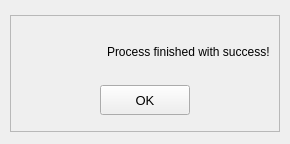
<?xml version="1.0" encoding="UTF-8"?>
<ui version="4.0">
 <class>Form</class>
 <widget class="QWidget" name="Form">
  <property name="geometry">
   <rect>
    <x>0</x>
    <y>0</y>
    <width>290</width>
    <height>144</height>
   </rect>
  </property>
  <property name="windowTitle">
   <string>Form</string>
  </property>
  <widget class="QFrame" name="frame">
   <property name="geometry">
    <rect>
     <x>10</x>
     <y>15</y>
     <width>270</width>
     <height>117</height>
    </rect>
   </property>
   <property name="frameShape">
    <enum>QFrame::StyledPanel</enum>
   </property>
   <property name="frameShadow">
    <enum>QFrame::Raised</enum>
   </property>
   <layout class="QGridLayout" name="gridLayout_2">
    <item row="0" column="0">
     <layout class="QGridLayout" name="gridLayout">
      <item row="1" column="0">
       <layout class="QHBoxLayout" name="horizontalLayout_2">
        <item>
         <spacer name="horizontalSpacer_2">
          <property name="orientation">
           <enum>Qt::Horizontal</enum>
          </property>
          <property name="sizeHint" stdset="0">
           <size>
            <width>40</width>
            <height>20</height>
           </size>
          </property>
         </spacer>
        </item>
        <item>
         <widget class="QPushButton" name="pushButton">
          <property name="minimumSize">
           <size>
            <width>90</width>
            <height>30</height>
           </size>
          </property>
          <property name="font">
           <font>
            <pointsize>10</pointsize>
           </font>
          </property>
          <property name="text">
           <string>OK</string>
          </property>
         </widget>
        </item>
        <item>
         <spacer name="horizontalSpacer">
          <property name="orientation">
           <enum>Qt::Horizontal</enum>
          </property>
          <property name="sizeHint" stdset="0">
           <size>
            <width>40</width>
            <height>20</height>
           </size>
          </property>
         </spacer>
        </item>
       </layout>
      </item>
      <item row="0" column="0">
       <layout class="QHBoxLayout" name="horizontalLayout">
        <item>
         <widget class="QLabel" name="label_2">
          <property name="text">
           <string>&lt;html&gt;&lt;head/&gt;&lt;body&gt;&lt;p&gt;&lt;img src=&quot;../images/check.png&quot;/&gt;&lt;/p&gt;&lt;/body&gt;&lt;/html&gt;</string>
          </property>
         </widget>
        </item>
        <item>
         <widget class="QLabel" name="label">
          <property name="text">
           <string>Process finished with success!</string>
          </property>
         </widget>
        </item>
       </layout>
      </item>
      <item row="2" column="0">
       <widget class="PyDMShellCommand" name="Shell_clean_PVs">
        <property name="maximumSize">
         <size>
          <width>1</width>
          <height>1</height>
         </size>
        </property>
        <property name="toolTip">
         <string/>
        </property>
        <property name="whatsThis">
         <string>
    A QPushButton capable of execute shell commands.
    </string>
        </property>
        <property name="iconSize">
         <size>
          <width>1</width>
          <height>1</height>
         </size>
        </property>
        <property name="command" stdset="0">
         <string>python ../scripts/clean_status_PV.py ${IOC} ON</string>
        </property>
       </widget>
      </item>
     </layout>
    </item>
   </layout>
  </widget>
 </widget>
 <customwidgets>
  <customwidget>
   <class>PyDMShellCommand</class>
   <extends>QPushButton</extends>
   <header>pydm.widgets.shell_command</header>
  </customwidget>
 </customwidgets>
 <resources/>
 <connections>
  <connection>
   <sender>pushButton</sender>
   <signal>clicked()</signal>
   <receiver>Shell_clean_PVs</receiver>
   <slot>execute_command()</slot>
   <hints>
    <hint type="sourcelabel">
     <x>141</x>
     <y>95</y>
    </hint>
    <hint type="destinationlabel">
     <x>21</x>
     <y>120</y>
    </hint>
   </hints>
  </connection>
  <connection>
   <sender>pushButton</sender>
   <signal>clicked()</signal>
   <receiver>Form</receiver>
   <slot>close()</slot>
   <hints>
    <hint type="sourcelabel">
     <x>151</x>
     <y>87</y>
    </hint>
    <hint type="destinationlabel">
     <x>152</x>
     <y>143</y>
    </hint>
   </hints>
  </connection>
  <connection>
   <sender>pushButton</sender>
   <signal>clicked()</signal>
   <receiver>frame</receiver>
   <slot>close()</slot>
   <hints>
    <hint type="sourcelabel">
     <x>180</x>
     <y>93</y>
    </hint>
    <hint type="destinationlabel">
     <x>268</x>
     <y>105</y>
    </hint>
   </hints>
  </connection>
  <connection>
   <sender>pushButton</sender>
   <signal>clicked()</signal>
   <receiver>Form</receiver>
   <slot>deleteLater()</slot>
   <hints>
    <hint type="sourcelabel">
     <x>162</x>
     <y>95</y>
    </hint>
    <hint type="destinationlabel">
     <x>291</x>
     <y>55</y>
    </hint>
   </hints>
  </connection>
 </connections>
</ui>
